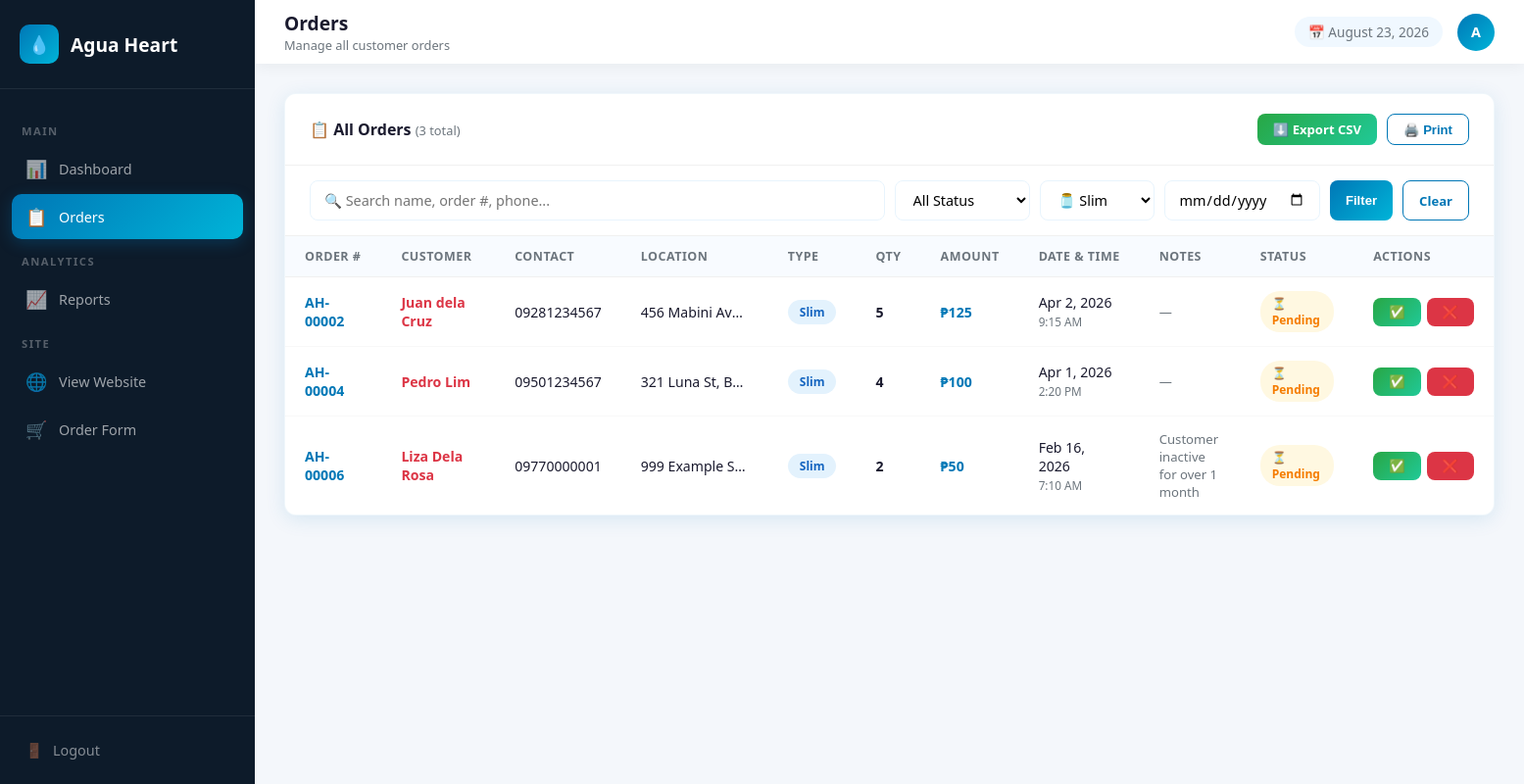
The app's page /admin/orders.php?type=Slim (signed in) with its own data.
### tables this page shows
CREATE TABLE IF NOT EXISTS orders (
    id INT AUTO_INCREMENT PRIMARY KEY,
    order_number VARCHAR(20) NOT NULL,
    customer_name VARCHAR(100) NOT NULL,
    contact_number VARCHAR(20) NOT NULL,
    location TEXT NOT NULL,
    gallon_type ENUM('Slim','Round') NOT NULL,
    quantity INT NOT NULL,
    notes TEXT,
    status ENUM('Pending','Delivered','Cancelled') DEFAULT 'Pending',
    date_ordered DATE NOT NULL,
    time_ordered TIME NOT NULL,
    created_at TIMESTAMP DEFAULT CURRENT_TIMESTAMP
);

### admin/orders.php (the view, shortened to what this page needs)
<?php
require_once '../includes/db.php';
$perPage = 15;
$page = max(1, (int)($_GET['page'] ?? 1));
$offset = ($page - 1) * $perPage;
$search  = trim($_GET['search'] ?? '');
$status  = $_GET['status'] ?? '';
$type    = $_GET['type'] ?? '';
$date    = $_GET['date'] ?? '';
$where = [];
$params = [];
$types = '';
if ($type)   { $where[] = "gallon_type = ?"; $params[] = $type; $types .= 's'; }
$whereSQL = $where ? 'WHERE ' . implode(' AND ', $where) : '';
$countStmt = $conn->prepare("SELECT COUNT(*) as c FROM orders $whereSQL");
if ($params) $countStmt->bind_param($types, ...$params);
$countStmt->execute();
$total = $countStmt->get_result()->fetch_assoc()['c'];
$stmt = $conn->prepare("SELECT * FROM orders $whereSQL ORDER BY created_at DESC LIMIT ? OFFSET ?");
$allParams = array_merge($params, [$perPage, $offset]);
$allTypes = $types . 'ii';
$stmt->bind_param($allTypes, ...$allParams);
$stmt->execute();
$orders = $stmt->get_result();
$inactiveCustomers = getInactiveCustomers($conn);
?>
<!DOCTYPE html>
<html lang="en">
<head>
    <link rel="stylesheet" href="../assets/css/admin.css">
</head>
<body>
<div class="admin-layout">
    <aside class="sidebar" id="sidebar">
        <div class="sidebar-header">
            <a href="../index.php" class="sidebar-logo">
                <div class="logo-icon">💧</div>
                <span>Agua Heart</span>
            </a>
        </div>
        <nav class="sidebar-nav">
            <div class="nav-label">Main</div>
            <a href="dashboard.php"><span class="nav-icon">📊</span> Dashboard</a>
            <a href="orders.php" class="active"><span class="nav-icon">📋</span> Orders</a>
            <div class="nav-label">Analytics</div>
            <a href="reports.php"><span class="nav-icon">📈</span> Reports</a>
            <div class="nav-label">Site</div>
            <a href="../index.php" target="_blank"><span class="nav-icon">🌐</span> View Website</a>
            <a href="../order.php" target="_blank"><span class="nav-icon">🛒</span> Order Form</a>
        </nav>
        <div class="sidebar-footer">
            <a href="logout.php"><span>🚪</span> Logout</a>
        </div>
    </aside>
    <div class="main-content">
        <div class="topbar">
            <div style="display:flex;align-items:center;gap:15px">
                <div class="topbar-left">
                    <h2>Orders</h2>
                    <p>Manage all customer orders</p>
                </div>
            </div>
            <div class="topbar-right">
                <div class="topbar-date">📅 <?= date('F j, Y') ?></div>
                <div class="admin-avatar"><?= strtoupper(substr($_SESSION['admin_username'], 0, 1)) ?></div>
            </div>
        </div>
        <div class="page-content">
            <div class="table-card">
                <div class="table-header">
                    <h3>📋 All Orders <span style="font-size:0.8rem;color:#6c757d;font-weight:400">(<?= $total ?> total)</span></h3>
                    <div class="table-actions">
                        <a href="reports.php?export=csv<?= $search ? '&search='.urlencode($search) : '' ?><?= $status ? '&status='.urlencode($status) : '' ?>" class="btn-sm btn-success">⬇️ Export CSV</a>
                        <button onclick="window.print()" class="btn-sm btn-outline">🖨️ Print</button>
                    </div>
                </div>
                <form method="GET" class="search-filter">
                    <input type="text" name="search" class="search-input"
                           placeholder="🔍 Search name, order #, phone..."
                           value="<?= htmlspecialchars($search) ?>">
                    <select name="status" class="filter-select">
                        <option value="">All Status</option>
                    </select>
                    <select name="type" class="filter-select">
                        <option value="Slim" <?= $type==='Slim'?'selected':'' ?>>🫙 Slim</option>
                    </select>
                    <input type="date" name="date" class="filter-select" value="<?= htmlspecialchars($date) ?>">
                    <button type="submit" class="btn-sm btn-primary">Filter</button>
                    <?php if ($search || $status || $type || $date): ?>
                        <a href="orders.php" class="btn-sm btn-outline">Clear</a>
                    <?php endif; ?>
                </form>
                <div class="table-wrap">
                    <table>
                        <thead>
                            <tr>
                                <th>Order #</th>
                                <th>Customer</th>
                                <th>Contact</th>
                                <th>Location</th>
                                <th>Type</th>
                                <th>Qty</th>
                                <th>Amount</th>
                                <th>Date & Time</th>
                                <th>Notes</th>
                                <th>Status</th>
                                <th>Actions</th>
                            </tr>
                        </thead>
                        <tbody>
                        <?php if ($orders->num_rows === 0): ?>
                            <tr><td colspan="11" style="text-align:center;padding:40px;color:#6c757d">No orders found.</td></tr>
                        <?php else: ?>
                        <?php while ($row = $orders->fetch_assoc()):
                            $price = $row['gallon_type'] === 'Slim' ? PRICE_SLIM : PRICE_ROUND;
                            $amount = $price * $row['quantity'];
                            $isInactive = isset($inactiveCustomers[$row['customer_name']]);
                        ?>
                            <tr>
                                <td><strong style="color:#0077b6"><?= htmlspecialchars($row['order_number']) ?></strong></td>
                                <td>
                                    <div style="<?= $isInactive ? 'color:#dc3545;font-weight:700' : '' ?>"><?= htmlspecialchars($row['customer_name']) ?></div>
                                </td>
                                <td><?= htmlspecialchars($row['contact_number']) ?></td>
                                <td style="max-width:150px;white-space:nowrap;overflow:hidden;text-overflow:ellipsis" title="<?= htmlspecialchars($row['location']) ?>"><?= htmlspecialchars($row['location']) ?></td>
                                <td><span class="badge badge-<?= strtolower($row['gallon_type']) ?>"><?= $row['gallon_type'] ?></span></td>
                                <td><strong><?= $row['quantity'] ?></strong></td>
                                <td><strong style="color:#0077b6">₱<?= number_format($amount) ?></strong></td>
                                <td>
                                    <?= date('M j, Y', strtotime($row['date_ordered'])) ?><br>
                                    <small style="color:#6c757d"><?= date('g:i A', strtotime($row['time_ordered'])) ?></small>
                                </td>
                                <td style="max-width:120px;font-size:0.82rem;color:#6c757d">
                                    <?= $row['notes'] ? htmlspecialchars(substr($row['notes'], 0, 40)) . (strlen($row['notes']) > 40 ? '...' : '') : '—' ?>
                                </td>
                                <td>
                                    <span class="badge badge-<?= strtolower($row['status']) ?>">
                                        <?= $row['status'] === 'Pending' ? '⏳' : ($row['status'] === 'Delivered' ? '✅' : '❌') ?>
                                        <?= $row['status'] ?>
                                    </span>
                                </td>
                                <td>
                                    <div class="action-btns">
                                        <?php if ($row['status'] === 'Pending'): ?>
                                            <button class="btn-sm btn-success" onclick="updateStatus(<?= $row['id'] ?>,'Delivered')" title="Mark Delivered">✅</button>
                                            <button class="btn-sm btn-danger" onclick="updateStatus(<?= $row['id'] ?>,'Cancelled')" title="Cancel">❌</button>
                                        <?php elseif ($row['status'] === 'Delivered'): ?>
                                            <button class="btn-sm btn-warning" onclick="updateStatus(<?= $row['id'] ?>,'Pending')" title="Revert to Pending">↩️</button>
                                        <?php else: ?>
                                            <button class="btn-sm btn-warning" onclick="updateStatus(<?= $row['id'] ?>,'Pending')" title="Revert to Pending">↩️</button>
                                        <?php endif; ?>
                                    </div>
                                </td>
                            </tr>
                        <?php endwhile; ?>
                        <?php endif; ?>
                        </tbody>
                    </table>
                </div>
            </div>
        </div>
    </div>
</div>
</body>
</html>

### records on screen
orders: order_number "AH-00002", customer_name "Juan dela Cruz", contact_number "09281234567", location "456 Mabini Av…", gallon_type "Slim", quantity "5", amount "125", date_ordered "Apr 2, 2026", time_ordered "9:15 AM", status "Pending"
orders: order_number "AH-00004", customer_name "Pedro Lim", contact_number "09501234567", location "321 Luna St, B…", gallon_type "Slim", quantity "4", amount "100", date_ordered "Apr 1, 2026", time_ordered "2:20 PM", status "Pending"
orders: order_number "AH-00006", customer_name "Liza Dela Rosa", contact_number "09770000001", location "999 Example S…", gallon_type "Slim", quantity "2", amount "50", date_ordered "Feb 16, 2026", time_ordered "7:10 AM", notes "Customer inactive for over 1 month", status "Pending"

### other values on screen
substr($_SESSION['admin_username'], 0, 1) "A"
$total "3"
